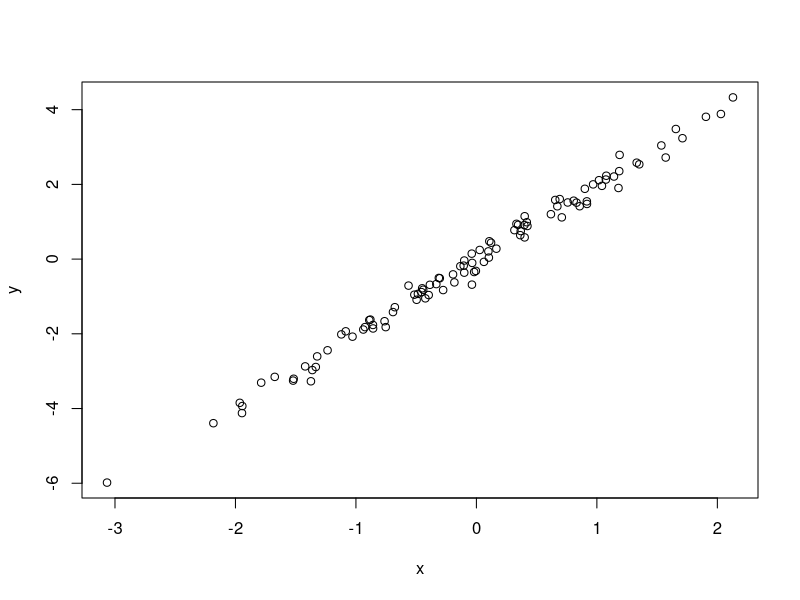

Source code (R):
# simulate and plot data
# data science pedagogy workshop tutorial
# jessi rick
# jrick@arizona.edu
# 25 june 2024

# simulate predictor variable
x <- rnorm(n=100)

# simulate response variable with some noise
y <- 2 * x + rnorm(n=100,sd=0.2)

# plot simulated data
plot(x,y)
